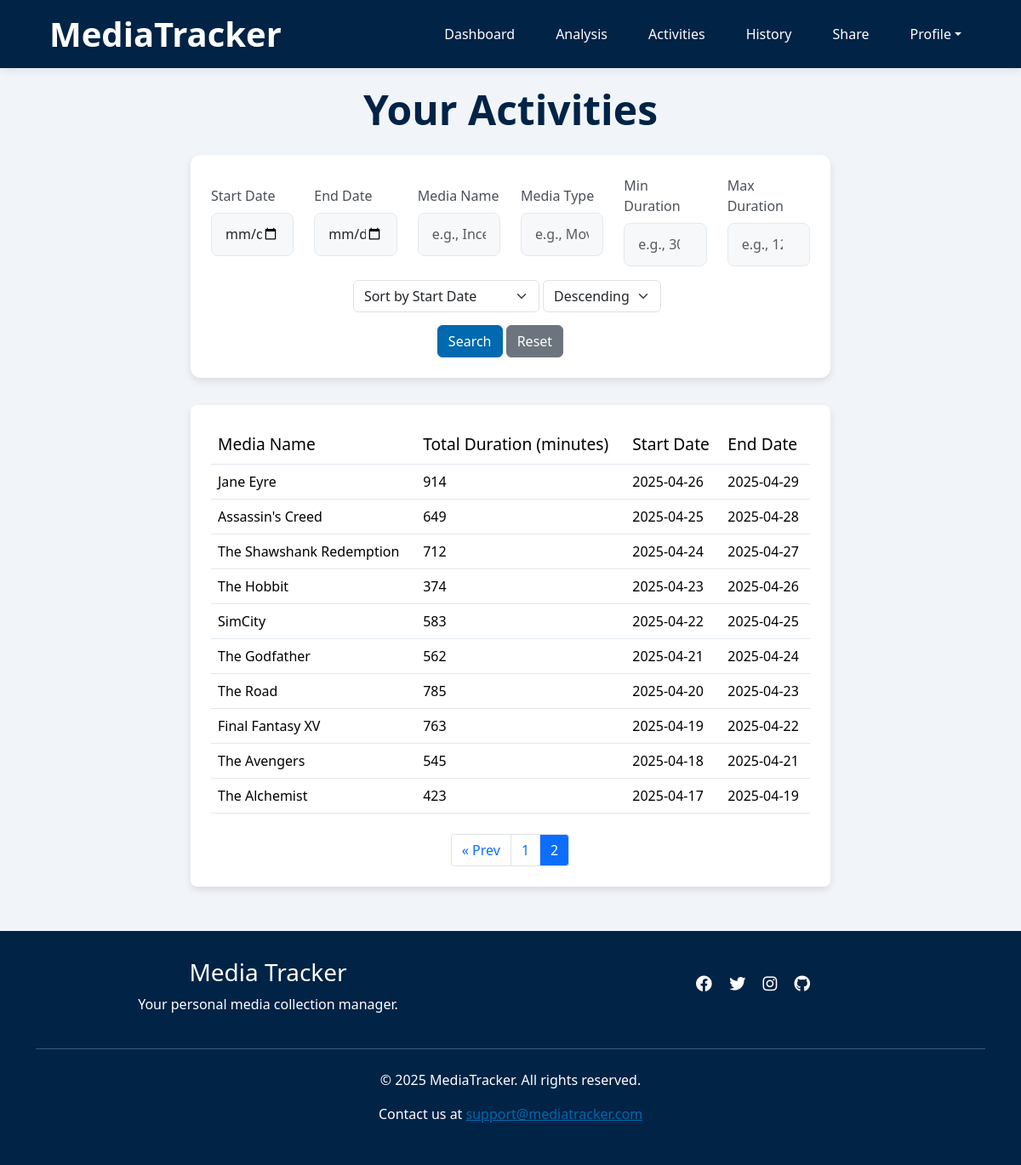
The page /activities?page=2 (signed in) on the database its author committed.
### app/models.py (models this page shows)
class Activities(db.Model):
    __tablename__ = 'Activities'
    id = db.Column(db.Integer, primary_key=True)
    username = db.Column(db.String(80), db.ForeignKey('Users.username'), nullable=False)
    media_type = db.Column(db.String(50), nullable=False)
    media_subtype = db.Column(db.String(50), nullable=True)
    media_name = db.Column(db.String(120), nullable=False)
    status = db.Column(db.String(20), nullable=False, default='ongoing')
    start_date = db.Column(db.Date, nullable=True)
    end_date = db.Column(db.Date, nullable=True)
    rating = db.Column(db.Float, nullable=True)
    comment = db.Column(db.Text, nullable=True)
    media_entries = db.relationship('Entries', backref='activity')

### app/routes.py (the view)
@blueprint.route('/activities', methods=['GET'])
@login_required
def activities():
    result = get_activities(current_user.username, request)
    if result:
        return result

### app/forms.py
class EndActivityForm(FlaskForm):
    activity_id = HiddenField('Activity ID', validators=[DataRequired()])
    rating = IntegerField('Rating (1-10)', validators=[Optional(), NumberRange(min=1, max=10)])
    comment = TextAreaField('Comment', validators=[Optional()])
    submit = SubmitField('Submit')

class ReopenActivityForm(FlaskForm):
    activity_id = HiddenField('Activity ID', validators=[DataRequired()])
    submit = SubmitField('Reopen Activity')

### app/helpers/activities_functions.py (called while the page is built, shortened)
def apply_activity_filters(query, filters):
    if filters.get('start_date'):
        query = query.filter(Entries.date >= filters['start_date'])
    if filters.get('end_date'):
        query = query.filter(Entries.date <= filters['end_date'])
    if filters.get('media_name'):
        query = query.filter(Activities.media_name.ilike(f"%{filters['media_name']}%"))
    if filters.get('min_duration'):
        min_d = int(filters['min_duration'])
        query = query.having(func.sum(cast(Entries.duration, Integer)) >= min_d)
    if filters.get('max_duration'):
        max_d = int(filters['max_duration'])
        query = query.having(func.sum(cast(Entries.duration, Integer)) <= max_d)
    return query

### app/models.py (called while the page is built)
@login.user_loader
def load_user(username):
    return db.session.get(Users, username)

### app/templates/activities.html (shortened to what this page needs)
{% extends "base.html" %}
{% block content %}
<div class="page-container">
    {% if current_user.username == username %}
        <h2 class="text-center page-title">Your Activities</h2>
    {% else %}
        <h2 class="text-center page-title">{{ username }}'s Activities</h2>
    {% endif %}
    <section class="section wow fadeInUp" data-wow-duration="0.2s" data-wow-delay="0.05s">
    <form action="{{ url_for('main.activities') }}" method="GET">
        <div class="row align-items-center">
            <div class="col-md-2">
                <label for="start_date" class="form-label">Start Date</label>
                <input type="date" id="start_date" name="start_date" class="form-control" value="{{ request.args.get('start_date', '') }}">
            </div>
            <div class="col-md-2">
                <label for="end_date" class="form-label">End Date</label>
                <input type="date" id="end_date" name="end_date" class="form-control" value="{{ request.args.get('end_date', '') }}">
            </div>
            <div class="col-md-2">
                <label for="media_name" class="form-label">Media Name</label>
                <input type="text" id="media_name" name="media_name" class="form-control" placeholder="e.g., Inception" value="{{ request.args.get('media_name', '') }}">
            </div>
            <div class="col-md-2">
                <label for="media_type" class="form-label">Media Type</label>
                <input type="text" id="media_type" name="media_type" class="form-control" placeholder="e.g., Movie" value="{{ request.args.get('media_type', '') }}">
            </div>
            <div class="col-md-2">
                <label for="min_duration" class="form-label">Min Duration</label>
                <input type="number" id="min_duration" name="min_duration" class="form-control" placeholder="e.g., 30" value="{{ request.args.get('min_duration', '') }}">
            </div>
            <div class="col-md-2">
                <label for="max_duration" class="form-label">Max Duration</label>
                <input type="number" id="max_duration" name="max_duration" class="form-control" placeholder="e.g., 120" value="{{ request.args.get('max_duration', '') }}">
            </div>
            <div class="row mt-3">
                <div class="sort text-center">
                    <select name="sort_field" class="form-select d-inline-block w-auto ms-3" style="display:inline-block; width:auto;">
                        <option value="start_date" {% if request.args.get('sort_field', 'start_date') == 'start_date' %}selected{% endif %}>Sort by Start Date</option>
                    </select>
                    <select name="sort_order" class="form-select d-inline-block w-auto" style="display:inline-block; width:auto;">
                        <option value="desc" {% if request.args.get('sort_order', 'desc') == 'desc' %}selected{% endif %}>Descending</option>
                    </select>
                </div>
                <div class="col-md-12 text-center">
                    <button type="submit" class="btn btn-primary">Search</button>
                    <a href="{{ url_for('main.activities') }}" class="btn btn-secondary">Reset</a>
                </div>
            </div>
        </div>
    </form>
    </section>
    <section class="table-section">
    <table class="table hover">
        <thead>
            <tr>
                <th class="wow fadeInUp" data-wow-duration="0.2s" data-wow-delay="0.1s">Media Name</th>
                <th class="wow fadeInUp" data-wow-duration="0.2s" data-wow-delay="0.15s">Total Duration (minutes)</th>
                <th class="wow fadeInUp" data-wow-duration="0.2s" data-wow-delay="0.2s">Start Date</th>
                <th class="wow fadeInUp" data-wow-duration="0.2s" data-wow-delay="0.25s">End Date</th>
            </tr>
        </thead>
        <tbody>
            {% for activity in completed_activities %}
            <tr class="activity-row">
                <td class="wow fadeInUp" data-wow-duration="0.2s" data-wow-delay="0.1s">{{ activity.media_name }}</td>
                <td class="wow fadeInUp" data-wow-duration="0.2s" data-wow-delay="0.15s">{{ activity.total_duration }}</td>
                <td class="wow fadeInUp" data-wow-duration="0.2s" data-wow-delay="0.2s">{{ activity.start_date }}</td>
                <td class="wow fadeInUp" data-wow-duration="0.2s" data-wow-delay="0.25s">{{ activity.end_date }}</td>
            </tr>
            {% endfor %}
        </tbody>
    </table>
    {% if total_pages > 1 %}
        <nav aria-label="Pagination">
        <ul class="pagination justify-content-center mt-4">
            {% if page > 1 %}
            <li class="page-item">
                <a class="page-link"
                href="{{ url_for(request.endpoint, page=page-1, **request_args) }}">
                &laquo; Prev
                </a>
            </li>
            {% endif %}
            {% for p in range(1, total_pages+1) %}
            <li class="page-item {% if p==page %}active{% endif %}">
                <a class="page-link"
                href="{{ url_for(request.endpoint, page=p, **request_args) }}">
                {{ p }}
                </a>
            </li>
            {% endfor %}
        </ul>
        </nav>
        {% endif %}
    </section>
</div>
{% endblock %}

### app/static/styles.css (style rules this page uses)
:root { --primary-color: #0069af; --secondary-color: #002346; --background-color:#f1f5f9; --light-border: #e2e8f0; }
body { font-family: 'Segoe UI', Tahoma, Geneva, Verdana, sans-serif; background-color: var(--background-color); }
nav ul { display: flex; list-style: none; margin: 0; padding: 0; }
nav ul li { margin-left: 1.5rem; }
nav ul li a { color: white; text-decoration: none; font-weight: 500; transition: color 0.3s; padding: 0.5rem 0.75rem; border-radius: 4px; }
html, body { height: 100%; margin: 0; padding: 0; }
body { display: flex; flex-direction: column; }
table { width: 100%; border-collapse: collapse; }
th { background-color: #ffffff; padding: 0.75rem 1rem; text-align: left; font-weight: 500; color: #495057; border-bottom: 1px solid var(--light-border); font-size: 1.2rem; }
td { padding: 0.75rem; border-bottom: 1px solid var(--light-border); vertical-align: middle; }
thead { padding: 0.75rem 1rem; }
.btn-primary { background-color: var(--primary-color); border-color: var(--primary-color); }
.section { background: white; border-radius: 0.75rem; box-shadow: 0 4px 8px rgba(0,0,0,0.1); padding: 1.5rem; margin-bottom: 2rem; }
.page-title { font-size: 3rem; font-weight: bold; margin-bottom: 1.5rem; color: var(--secondary-color); }
.page-container { margin: 0 auto; width: 66%; padding: 20px; }
.pagination .page-item { margin: 0; }
.pagination .page-link { border-radius: 0; margin-left: -1px; border: 1px solid #dee2e6; }
.pagination .page-item:first-child .page-link { border-top-left-radius: 0.25rem; border-bottom-left-radius: 0.25rem; }
.pagination .page-item:last-child .page-link { border-top-right-radius: 0.25rem; border-bottom-right-radius: 0.25rem; }
.table-section { background-color: white; border-radius: 8px; box-shadow: 0 4px 8px rgba(0, 0, 0, 0.1); padding: 1.5rem; margin-bottom: 2rem; overflow-x: auto; }
.form-control { padding: 0.8rem 1rem; border-radius: 8px; border: 1px solid var(--light-border); transition: all 0.3s ease; font-size: 1rem; background-color: #f2f4f59c; }
.form-label { font-weight: 500; margin-bottom: 0.5rem; color: #495057; }
.wow { visibility: hidden; }
.wow.animated { visibility: visible; }
.sort { padding-bottom: 15px; }

### rows shown on the page
Activities: media_name "Jane Eyre", total_duration "914", start_date "2025-04-26", end_date "2025-04-29"
Activities: media_name "Assassin's Creed", total_duration "649", start_date "2025-04-25", end_date "2025-04-28"
Activities: media_name "The Shawshank Redemption", total_duration "712", start_date "2025-04-24", end_date "2025-04-27"
Activities: media_name "The Hobbit", total_duration "374", start_date "2025-04-23", end_date "2025-04-26"
Activities: media_name "SimCity", total_duration "583", start_date "2025-04-22", end_date "2025-04-25"
Activities: media_name "The Godfather", total_duration "562", start_date "2025-04-21", end_date "2025-04-24"
Activities: media_name "The Road", total_duration "785", start_date "2025-04-20", end_date "2025-04-23"
Activities: media_name "Final Fantasy XV", total_duration "763", start_date "2025-04-19", end_date "2025-04-22"
Activities: media_name "The Avengers", total_duration "545", start_date "2025-04-18", end_date "2025-04-21"
Activities: media_name "The Alchemist", total_duration "423", start_date "2025-04-17", end_date "2025-04-19"

### other values the page prints
{{ p }} "1" "2"
